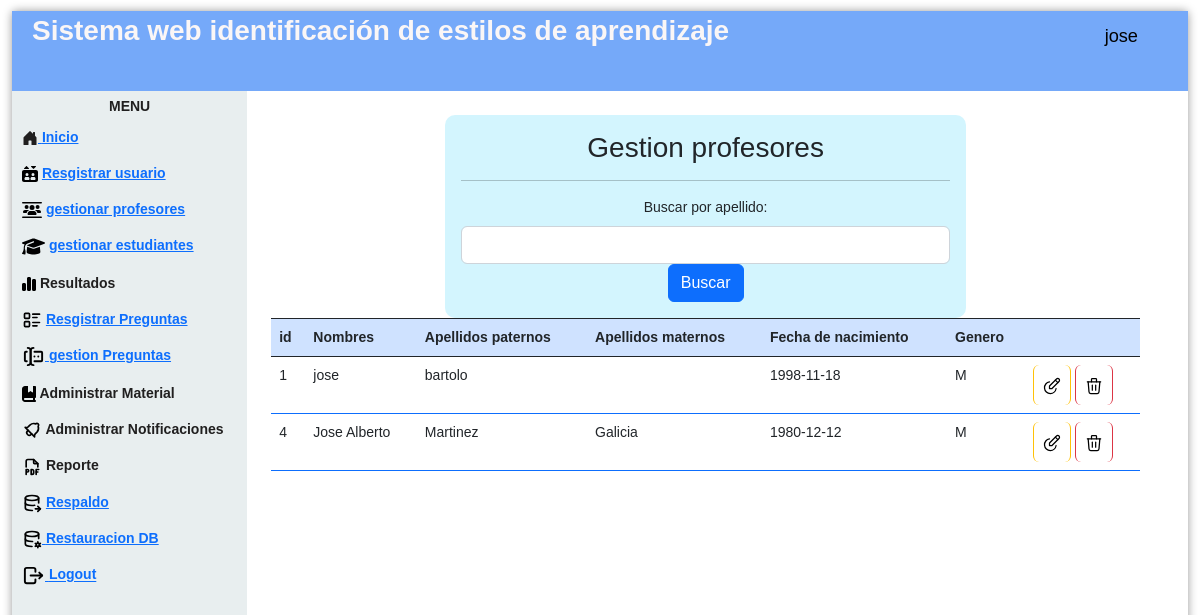
The page /gestionPr.php (signed in) on the database its author committed.
### tables this page shows
CREATE TABLE `profesor` (
  `idProfesor` int(11) NOT NULL AUTO_INCREMENT,
  `nombre` varchar(45) NOT NULL,
  `apellidoP` varchar(45) NOT NULL,
  `apellidoM` varchar(45) DEFAULT NULL,
  `fechaNacimiento` date NOT NULL,
  `generoP` varchar(5) NOT NULL,
  `correoP` varchar(45) NOT NULL,
  `contraseña` varchar(100) NOT NULL,
  PRIMARY KEY (`idProfesor`)
);

### gestionPr.php (the view, shortened to what this page needs)
<?php
  include "controlador/eliminarA.php";
  ?>
<!DOCTYPE html>
<html lang="en">
<head>
    <link href="https://cdn.jsdelivr.net/npm/bootstrap@5.2.2/dist/css/bootstrap.min.css" rel="stylesheet">
    <link href='css/nav.css' rel='stylesheet' type='text/css'>
    <link href='css/formulario.css' rel='stylesheet' type='text/css'>
</head>
<body>
<div class="page">
  <div class="pageHeader">
    <div class="title">Sistema web identificación de estilos de aprendizaje</div>
    <div class="userPanel"><span class="username" style="color:#000000";><i class="fa-solid fa-user-large"></i></svg>
          <?php   echo  $_SESSION["nombre"];
            ?></span></div>
  </div>
  <div class="main">
    <div class="nav">
      <div class="menu">
      <div class="title"><center>Menu</center></div>
        <ul>
          <li><a href="controlador/loginrol.php"> Inicio<a></li>
          <li>
            <a href="registroUs.php"> Resgistrar usuario<a></li>
          <li>
            <a href="gestionPr.php">gestionar profesores<a></li>
            <li>
          <a href="gestionEs.php"> gestionar estudiantes<a></li>
          <li>Resultados</li>
          <li>   <a href="registroPregunta.php"> Resgistrar Preguntas<a></li>
          <li><a href="gestionPreguntas.php"> gestion Preguntas<a></li>
          <li>Administrar Material</li>
          <li>  Administrar Notificaciones</li>
          <li>  Reporte</li>
          <li> <a href="generaR.php"> Respaldo<a></li>
          <li><a href="respaldo"> Restauracion DB<a></li>
          <li><a href="controlador/cerrarsesion.php"> Logout<a></li>
        </ul>
      </div>
    </div>
    <div class="view col-12 p-2 ">
      <div class="container-fluid row">
        <div class="col-12 p-3">
        <form action="" method="get" class="col-10 p-3 m-auto formulario">
           <h3>Gestion profesores</h3>
           <hr    color="#000000";>
          <label for="buscarNombre" class="form-label">Buscar por apellido:</label>
          <input type="text" class="form-control" id="buscarNombre" name="buscarNombre">
          <button type="submit" class="btn btn-primary">Buscar</button>
        </form>
        <?php
        include "modelo/conexion.php";
        $filtroNombre = isset($_GET['buscarNombre']) ? $_GET['buscarNombre'] : '';
        if (!empty($filtroNombre)) {
          $sql = $conexion->query("SELECT * FROM profesor WHERE apellidoP LIKE '%$filtroNombre%'");
        } else {
          $sql = $conexion->query("SELECT * FROM profesor");
        }
        ?>
        <table class="table">
          <thead class="table bg-light text-dark table-striped table-bordered border-dark table-primary">
            <tr>
              <th scope="col">id</th>
              <th scope="col">Nombres</th>
              <th scope="col">Apellidos paternos</th>
              <th scope="col">Apellidos maternos</th>
              <th scope="col">Fecha de nacimiento</th>
              <th scope="col">Genero</th>
              <th scope="col"></th>
            </tr>
          </thead>
          <tbody class="table table table-striped table-hover table-bordered border-primary">
            <?php
              while($datos=$sql->fetch_object()){?>
            <tr>
              <td><?= $datos->idProfesor ?></td>
              <td><?= $datos->nombre ?></td>
              <td><?= $datos->apellidoP ?></td>
              <td><?= $datos->apellidoM ?></td>
              <td><?= $datos->fechaNacimiento ?></td>
              <td><?= $datos->generoP ?></td>
              <td>
                <a href="modificacionA.php?id=<?= $datos->idProfesor ?>" class="btn btn-small btn-warning">
                </a>
                <a onclick="return eliminar()" href="gestionPr.php?id=<?= $datos->idProfesor ?>"  class="btn btn-small btn-danger" >
                </a>
              </td>
            </tr>
            <?php }
              ?>
          </tbody>
        </table>
      </div>
    </div>
    </div>
  </div>
</div>
</body>
</html>

### css/nav.css (style rules this page uses)
html { background-image: url(http://www.ultraimg.com/images/2UeGfhZ.jpg); }
body { padding: 0px; margin: 0px; font-family: "Open Sans"; font-size: 14px; }
.page { position: absolute; width: 98%; height: 98%; left: 1%; top: 1%; background-color: rgba(255, 255, 255, 0.7); -moz-border-radius: 4px; -webkit-border-radius: 4px; border-radius: 4px; -moz-box-shadow: 0 0 10px 0 rgba(0, 0, 0, 0.4); -webkit-box-shadow: 0 0 10px 0 rgba(0, 0, 0, 0.4); box-shadow: 0 0 10px 0 rgba(0, 0, 0, 0.4); }
.pageHeader { width: 100%; height: 80px; line-height: 50px; background-color: #75a9f9; color: rgb(250, 246, 246); -moz-box-sizing: border-box; -webkit-box-sizing: border-box; box-sizing: border-box; padding: 5px 20px; vertical-align: middle; }
.pageHeader .title { width: 70%; float: left; line-height: 30px; font-size: 2em; font-weight: 700; }
.pageHeader .userPanel { width: 30%; float: right; }
.pageHeader .userPanel .username { float: right; line-height: 40px; padding: 0px 20px; font-weight: 400; font-size: 1.3em; color:#201f1f; }
.main { position: relative; width: 100%; height: 100%; clear: both; background-color: white; }
.main .nav { width: 20%; height: 100%; float: left; background-color: rgba(227, 234, 235, 0.8); }
.main .nav .menu { width: 100%; margin: 5px; color: #201f1f; }
.main .nav .menu .title { font-weight: 700; font-size: 1em; text-transform: uppercase; }
.main .nav .menu ul { padding-left: 0px; }
.main .nav .menu ul li { cursor: pointer; list-style: none; margin: 5px 0px; padding: 5px 0px; font-weight: 600; margin-right: 10px; padding-left: 5px; -moz-border-radius: 4px; -webkit-border-radius: 4px; border-radius: 4px; transition: 0.25s all; }
.main .view { position: relative; overflow: hidden; }
.main .view ,img { float: right; padding-top: 3%; width: 80%; }
.view ,table { align-items: center; }

### css/formulario.css (style rules this page uses)
* { transition: .4s; box-sizing: border-box; font-family: 'arial'; }
body { background: rgba(255, 255, 255, 0.8); }
.formulario { width: 60%; margin: auto; text-align: center; background: #4dd7fa3f; padding-top: 30px; border-radius: 10px; }

### rows shown on the page
profesor: idProfesor "1", nombre "jose", apellidoP "bartolo", fechaNacimiento "1998-11-18", generoP "M"
profesor: idProfesor "4", nombre "Jose Alberto", apellidoP "Martinez", apellidoM "Galicia", fechaNacimiento "1980-12-12", generoP "M"

### other values the page prints
$_SESSION["nombre"] "jose"
